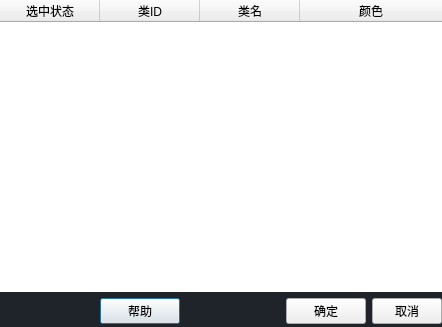
<?xml version="1.0" encoding="UTF-8"?>
<ui version="4.0">
 <class>Dialog</class>
 <widget class="QDialog" name="Dialog">
  <property name="geometry">
   <rect>
    <x>0</x>
    <y>0</y>
    <width>442</width>
    <height>327</height>
   </rect>
  </property>
  <property name="windowTitle">
   <string>按高程显示</string>
  </property>
  <property name="styleSheet">
   <string notr="true">QDialog{
	background-color:#1f232a;
}



</string>
  </property>
  <layout class="QVBoxLayout" name="verticalLayout_2">
   <property name="spacing">
    <number>0</number>
   </property>
   <property name="leftMargin">
    <number>0</number>
   </property>
   <property name="topMargin">
    <number>0</number>
   </property>
   <property name="rightMargin">
    <number>0</number>
   </property>
   <property name="bottomMargin">
    <number>0</number>
   </property>
   <item>
    <layout class="QVBoxLayout" name="verticalLayout">
     <property name="spacing">
      <number>6</number>
     </property>
     <item>
      <widget class="QTreeWidget" name="treeWidget">
       <property name="styleSheet">
        <string notr="true">QTreeWidget {
                        border: 0.2px solid white; /* 设置描边 */
                        border-radius: 5px; /* 设置圆角 */
                    }

                    QTreeWidget::item {
                        padding: 5px;
            
                    }</string>
       </property>
       <column>
        <property name="text">
         <string>选中状态</string>
        </property>
        <property name="textAlignment">
         <set>AlignCenter</set>
        </property>
       </column>
       <column>
        <property name="text">
         <string>类ID</string>
        </property>
        <property name="textAlignment">
         <set>AlignCenter</set>
        </property>
       </column>
       <column>
        <property name="text">
         <string>类名</string>
        </property>
        <property name="textAlignment">
         <set>AlignCenter</set>
        </property>
       </column>
       <column>
        <property name="text">
         <string>颜色</string>
        </property>
        <property name="textAlignment">
         <set>AlignCenter</set>
        </property>
       </column>
      </widget>
     </item>
     <item>
      <layout class="QHBoxLayout" name="horizontalLayout_2">
       <property name="topMargin">
        <number>0</number>
       </property>
       <property name="bottomMargin">
        <number>3</number>
       </property>
       <item>
        <spacer name="horizontalSpacer">
         <property name="orientation">
          <enum>Qt::Orientation::Horizontal</enum>
         </property>
         <property name="sizeHint" stdset="0">
          <size>
           <width>40</width>
           <height>20</height>
          </size>
         </property>
        </spacer>
       </item>
       <item>
        <widget class="QPushButton" name="help">
         <property name="text">
          <string>帮助</string>
         </property>
        </widget>
       </item>
       <item>
        <spacer name="horizontalSpacer_2">
         <property name="orientation">
          <enum>Qt::Orientation::Horizontal</enum>
         </property>
         <property name="sizeHint" stdset="0">
          <size>
           <width>40</width>
           <height>20</height>
          </size>
         </property>
        </spacer>
       </item>
       <item>
        <widget class="QPushButton" name="pushButton_3">
         <property name="styleSheet">
          <string notr="true"/>
         </property>
         <property name="text">
          <string>确定</string>
         </property>
        </widget>
       </item>
       <item>
        <widget class="QPushButton" name="pushButton_2">
         <property name="maximumSize">
          <size>
           <width>70</width>
           <height>16777215</height>
          </size>
         </property>
         <property name="text">
          <string>取消</string>
         </property>
        </widget>
       </item>
      </layout>
     </item>
    </layout>
   </item>
  </layout>
 </widget>
 <resources>
  <include location="../assets/icons/icon.qrc"/>
 </resources>
 <connections>
  <connection>
   <sender>pushButton_2</sender>
   <signal>clicked()</signal>
   <receiver>Dialog</receiver>
   <slot>reject()</slot>
   <hints>
    <hint type="sourcelabel">
     <x>411</x>
     <y>306</y>
    </hint>
    <hint type="destinationlabel">
     <x>276</x>
     <y>-26</y>
    </hint>
   </hints>
  </connection>
  <connection>
   <sender>pushButton_3</sender>
   <signal>clicked()</signal>
   <receiver>Dialog</receiver>
   <slot>accept()</slot>
   <hints>
    <hint type="sourcelabel">
     <x>332</x>
     <y>306</y>
    </hint>
    <hint type="destinationlabel">
     <x>336</x>
     <y>-33</y>
    </hint>
   </hints>
  </connection>
 </connections>
</ui>
